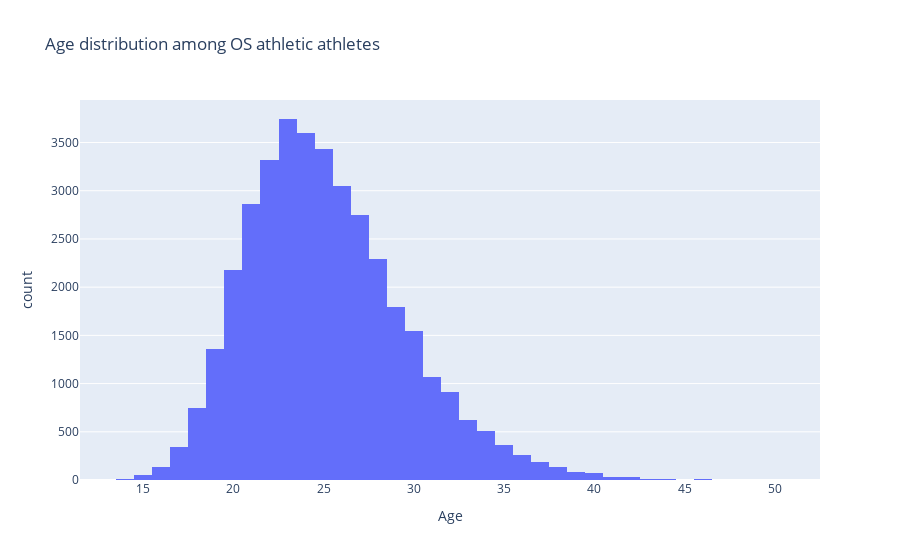

Here is the notebook cell this chart was saved with:
### Markdown cell above
Set 4 Age distribution for athletic athletes

### Code cell
fig = px.histogram(
    df_athletics,
    x="Age",
    nbins=80,
    title="Age distribution among OS athletic athletes",
    labels={"count": "Number of athletes"}, #y-axel label????
)
fig.show()

### Figure 1 — Plotly figure (JSON) as saved in the notebook; plotly's stock layout.template omitted (floating-point values rounded to 4 significant figures; data arrays with more than 128 entries replaced by an {"elided": "..."} marker saying what was removed)
{"data": [{"alignmentgroup": "True", "bingroup": "x", "hovertemplate": "Age=%{x}<br>count=%{y}<extra></extra>", "legendgroup": "", "marker": {"color": "#636efa", "pattern": {"shape": ""}}, "name": "", "nbinsx": 80, "offsetgroup": "", "orientation": "v", "showlegend": false, "type": "histogram", "x": {"elided": "38624 int values"}, "xaxis": "x", "yaxis": "y"}], "layout": {"barmode": "relative", "legend": {"tracegroupgap": 0}, "title": {"text": "Age distribution among OS athletic athletes"}, "xaxis": {"anchor": "y", "domain": [0, 1], "title": {"text": "Age"}}, "yaxis": {"anchor": "x", "domain": [0, 1], "title": {"text": "count"}}}}
